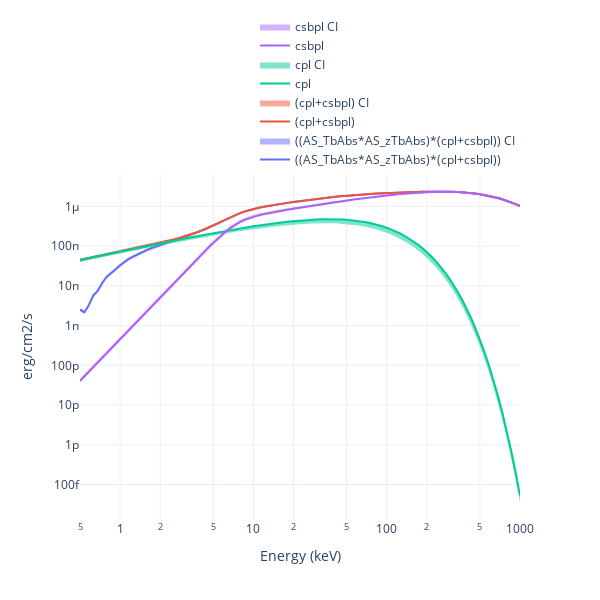

Write notebook code for a chart like this one.
### Code cell
earr = np.logspace(np.log10(0.5), 3, 100)

modelplot = Plot.model(ploter='plotly', style='vFv', post=True)
modelplot.add_model(model1, E=earr)
modelplot.add_model(model2, E=earr)
modelplot.add_model(cpl_ins, E=earr)
modelplot.add_model(csbpl_ins, E=earr)
fig = modelplot.get_fig()
fig.save(f'{savepath}/model')
